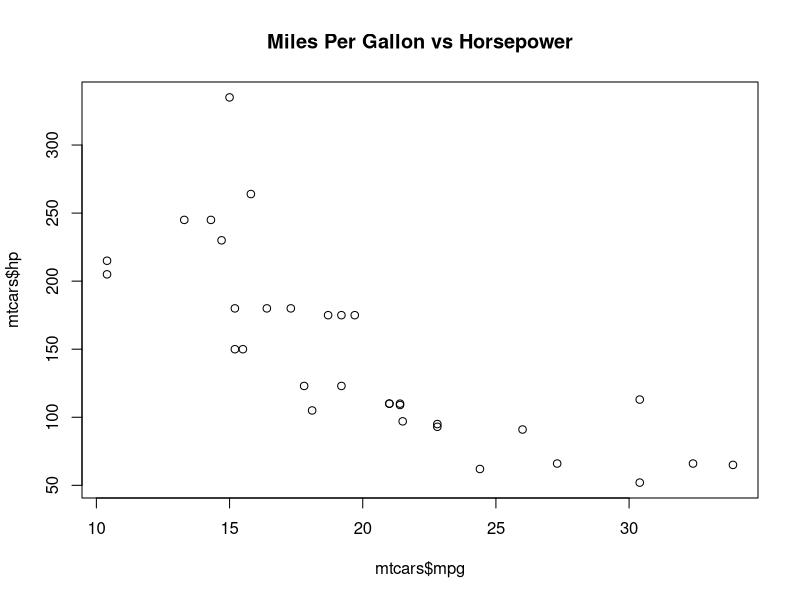

The R script that drew this image:
## ---- chunk 1
# This is an R code chunk
summary(cars)
## ---- chunk 2
# This is an R code chunk to create a plot
plot(mtcars$mpg, mtcars$hp, main = "Miles Per Gallon vs Horsepower")
